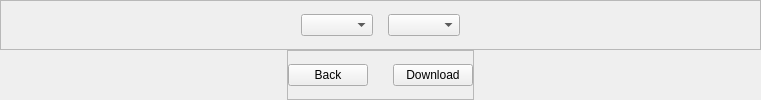
                <widget class="QWidget" name="download_bar_page1">
                 <layout class="QVBoxLayout" name="verticalLayout_7">
                  <property name="spacing">
                   <number>0</number>
                  </property>
                  <property name="leftMargin">
                   <number>0</number>
                  </property>
                  <property name="topMargin">
                   <number>0</number>
                  </property>
                  <property name="rightMargin">
                   <number>0</number>
                  </property>
                  <property name="bottomMargin">
                   <number>0</number>
                  </property>
                  <item>
                   <widget class="QFrame" name="selection_frame">
                    <property name="frameShape">
                     <enum>QFrame::StyledPanel</enum>
                    </property>
                    <property name="frameShadow">
                     <enum>QFrame::Raised</enum>
                    </property>
                    <layout class="QHBoxLayout" name="horizontalLayout_5">
                     <property name="spacing">
                      <number>15</number>
                     </property>
                     <property name="leftMargin">
                      <number>300</number>
                     </property>
                     <property name="topMargin">
                      <number>0</number>
                     </property>
                     <property name="rightMargin">
                      <number>300</number>
                     </property>
                     <property name="bottomMargin">
                      <number>0</number>
                     </property>
                     <item>
                      <widget class="QComboBox" name="format_selection"/>
                     </item>
                     <item>
                      <widget class="QComboBox" name="resolution_selection"/>
                     </item>
                    </layout>
                   </widget>
                  </item>
                  <item alignment="Qt::AlignHCenter">
                   <widget class="QFrame" name="download_btn_frame">
                    <property name="frameShape">
                     <enum>QFrame::StyledPanel</enum>
                    </property>
                    <property name="frameShadow">
                     <enum>QFrame::Raised</enum>
                    </property>
                    <layout class="QHBoxLayout" name="horizontalLayout_6">
                     <property name="spacing">
                      <number>25</number>
                     </property>
                     <property name="leftMargin">
                      <number>0</number>
                     </property>
                     <property name="topMargin">
                      <number>0</number>
                     </property>
                     <property name="rightMargin">
                      <number>0</number>
                     </property>
                     <property name="bottomMargin">
                      <number>0</number>
                     </property>
                     <item alignment="Qt::AlignLeft">
                      <widget class="QPushButton" name="last_page_btn">
                       <property name="text">
                        <string>Back</string>
                       </property>
                      </widget>
                     </item>
                     <item>
                      <widget class="QPushButton" name="download_button">
                       <property name="text">
                        <string>Download</string>
                       </property>
                      </widget>
                     </item>
                    </layout>
                   </widget>
                  </item>
                 </layout>
                </widget>
